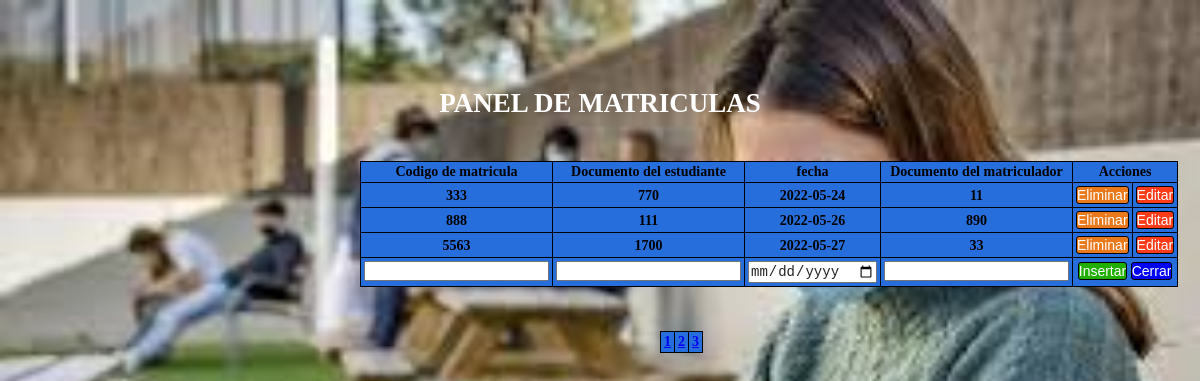
The app's page /administrador/matricula/matricula.php with its own data.
### tables this page shows
CREATE TABLE `matricula` (
  `id_matricula` int(11) NOT NULL,
  `id_est` int(11) NOT NULL,
  `fecha` date DEFAULT current_timestamp(),
  `id_user` int(11) NOT NULL
);

### administrador/matricula/matricula.php (the view, shortened to what this page needs)
<!DOCTYPE html>
<html>
<head>
	<link rel="stylesheet" href="../../css/materias.css">
</head>
<body>
	<?php
	include("../../connection/connection.php");
	$registros=3;
	if(isset($_GET["pagina"])){
		if($_GET["pagina"]==1){
			header("Location:matricula.php");
		}else{
			$pagina=$_GET["pagina"];
		}
	}else{
		$pagina=1;
	}
	$empieza=($pagina-1)*$registros;
	$sql_total="SELECT * FROM matricula";
	$resultado=$base_de_datos->prepare($sql_total);
	$resultado->execute(array());
	$numfilas=$resultado->rowCount();
	$totalpagina=ceil($numfilas/$registros);
	$registros=$base_de_datos->query("SELECT * from matricula LIMIT $empieza, $registros")->fetchALL(PDO::FETCH_OBJ);
		?>
<h3 align="center">PANEL DE MATRICULAS</h3>
<form action=" " method="post" autocomplete="off">
		<table align="center" border="" bordercolor="orange">
			<tr>
				<th>Codigo  de matricula</th>
				<th>Documento del estudiante</th>
                <th>fecha</th>
				<th>Documento del matriculador</th>
				<th colspan="2">Acciones</th>
			</tr>
			<?php
			foreach ($registros as $materia) :?>
			<tr>
				<td><?php echo $materia->id_matricula?></td>
				<td><?php echo $materia->id_est?></td>
				<td><?php echo $materia->fecha?></td>
				<td><?php echo $materia->id_user?></td>
			<td><a href="delete.php?id=<?php echo $materia->id_matricula?> & est=<?php echo $materia->id_est?>& s=<?php echo $materia->id_user?> & d=<?php echo $materia->id_user?> & f=<?php echo $materia->fecha?>"><input type="button" name="elimina" id="elimina" value="Eliminar"></a></td>
			<td><a href="editar.php?id=<?php echo $materia->id_matricula?> & est=<?php echo $materia->id_est?>& s=<?php echo $materia->id_user?> & d=<?php echo $materia->id_user?> & f=<?php echo $materia->fecha?>"><input type="button" name="edita" class="edita" value="Editar"></a></td></tr>
			<?php
			endforeach;
			?>
			<td><input type="number" name="id"></td>
			<td><input type="number" name="est"></td>
			<td><input type="date" name="fech"></td>
			<td><input type="number" name="mat"></td>
				<td colspan="5" align="center"><input  type="submit" id="inserta" name="inserta" value="Insertar" >
				<a href="../administrador/admin.php"><input type="button" class="cerrar" name="admin" value="Cerrar"onmouseup="window.close()"></a></td>
		</table>
</form>
<table  class="contador" border="0" >
	<tr>
<?php
for($i=1; $i<=$totalpagina; $i++){
	?>
	 <td><?php echo " <a href='?pagina=" . $i . "'>" . $i . "  </a>  ";?></td>
<?php
}
?>
</tr>
</table>
</body>
</html>

### css/materias.css (style rules this page uses)
* { margin: 0px; padding: 0%; }
body { height: 100%; width: 100%; background: url(../imag/alumnos.jpg); background-repeat: no-repeat; background-size: cover; }
h3 { font-family: 'Times New Roman', Times, serif; font-size: 27px; font-weight: bold; margin-top: 90px; color: #fff; }
table { border-collapse: collapse; }
table, th, td { margin-left: 360px; margin-top: 44px; border: 1px solid black; text-align: center; font-family: 'Times New Roman', Times, serif; font-size: 14px; font-weight: bold; color: black; background: #256Edc; }
.contador { font-weight: 44px; margin-left: 660px; color: #fff; }
th, td { padding: 3px; }
tr { font-family: Arial, Helvetica, sans-serif; font-size: 13px; }
#elimina { background: #e9791a; color: #fff; text-align: center; font-size: 14px; border: 1px solid black; border-radius: 3px; }
.edita { background: #ff3b19; color: #fff; text-align: center; font-size: 14px; border: 1px solid black; border-radius: 3px; }
#inserta { background: #20ae00; color: #fff; text-align: center; font-size: 14px; border: 1px solid black; border-radius: 3px; }
.cerrar { background: #0000f4; color: #fff; text-align: center; font-size: 14px; border: 1px solid black; border-radius: 3px; }

### records on screen
matricula: id_matricula "333", id_est "770", fecha "2022-05-24", id_user "11"
matricula: id_matricula "888", id_est "111", fecha "2022-05-26", id_user "890"
matricula: id_matricula "5563", id_est "1700", fecha "2022-05-27", id_user "33"
